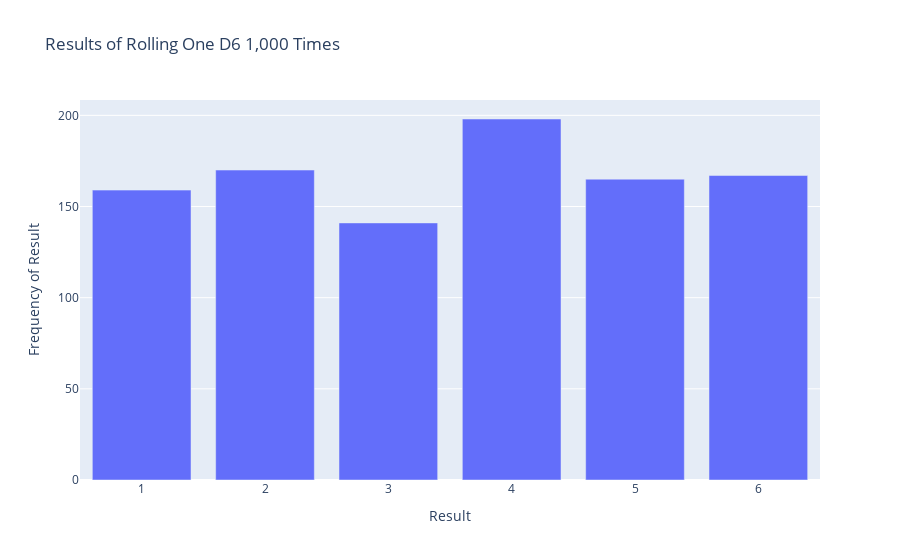

The code cell stored with this chart in its notebook:
### Code cell
# die_visual.py
import plotly.express as px

# Create a D6
die = Die()

# Make some rolls, and store results in a list.
results = []
for roll_num in range(1000):
    result = die.roll()
    results.append(result)

# Analyze the results.
frequencies = []
poss_results = range(1, die.num_sides+1)
for value in poss_results:
    frequency = results.count(value)
    frequencies.append(frequency)

# Visualize the results.
title = "Results of Rolling One D6 1,000 Times"
labels = {'x': 'Result', 'y': 'Frequency of Result'}
fig = px.bar(x=poss_results, y=frequencies, title=title, labels=labels)

# Further customize chart.
fig.update_layout(xaxis_dtick=1)

fig.show()
#fig.write_html('dice_visual_d6.html')

### Figure 1 — Plotly figure (JSON) as saved in the notebook; plotly's stock layout.template omitted (floating-point values rounded to 4 significant figures)
{"data": [{"alignmentgroup": "True", "hovertemplate": "Result=%{x}<br>Frequency of Result=%{y}<extra></extra>", "legendgroup": "", "marker": {"color": "#636efa", "pattern": {"shape": ""}}, "name": "", "offsetgroup": "", "orientation": "v", "showlegend": false, "textposition": "auto", "type": "bar", "x": [1, 2, 3, 4, 5, 6], "xaxis": "x", "y": [159, 170, 141, 198, 165, 167], "yaxis": "y"}], "layout": {"barmode": "relative", "legend": {"tracegroupgap": 0}, "title": {"text": "Results of Rolling One D6 1,000 Times"}, "xaxis": {"anchor": "y", "domain": [0, 1], "dtick": 1, "title": {"text": "Result"}}, "yaxis": {"anchor": "x", "domain": [0, 1], "title": {"text": "Frequency of Result"}}}}
